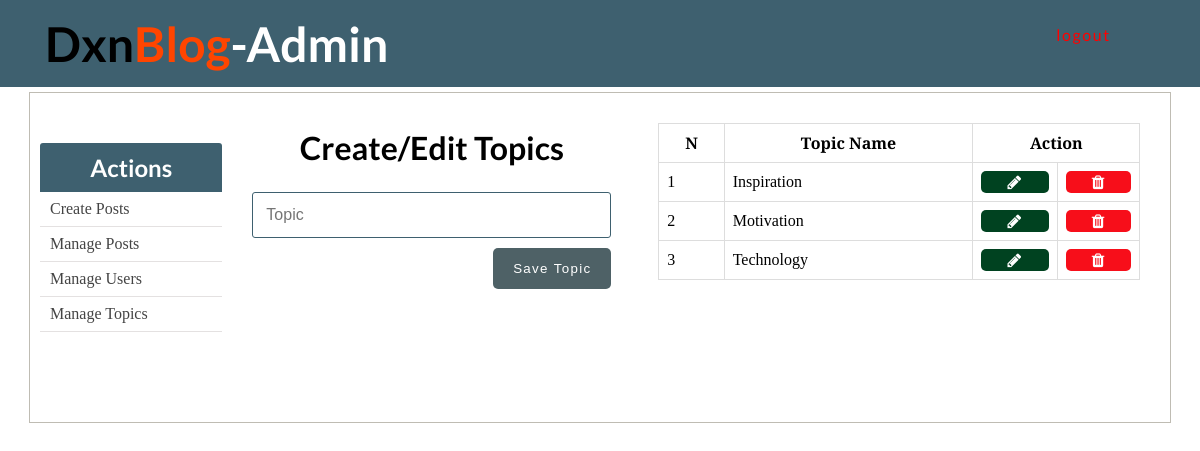
The page /admin/topics.php on the database its author committed.
### tables this page shows
CREATE TABLE `topics` (
  `id` int(11) NOT NULL,
  `name` varchar(255) NOT NULL,
  `slug` varchar(255) NOT NULL
);

### admin/includes/admin_functions.php (called while the page is built, shortened)
<?php
$isEditingTopic = false;
$topic_name = "";
function getAllTopics() {
	global $conn;
	$sql = "SELECT * FROM topics";
	$result = mysqli_query($conn, $sql);
	$topics = mysqli_fetch_all($result, MYSQLI_ASSOC);
	return $topics;
}
?>

### admin/topics.php (the view, shortened to what this page needs)
<?php  include('../config.php'); ?>
<?php  include(ROOT_PATH . '/admin/includes/admin_functions.php'); ?>
<?php include(ROOT_PATH . '/admin/includes/head_section.php'); ?>
<?php $topics = getAllTopics();	?>
</head>
<body>
	<?php include(ROOT_PATH . '/admin/includes/navbar.php') ?>
	<div class="container content">
		<?php include(ROOT_PATH . '/admin/includes/menu.php') ?>
		<div class="action">
			<h1 class="page-title">Create/Edit Topics</h1>
			<form method="post" action="<?php echo BASE_URL . 'admin/topics.php'; ?>" >
				<input type="text" name="topic_name" value="<?php echo $topic_name; ?>" placeholder="Topic">
				<?php if ($isEditingTopic === true): ?>
					<button type="submit" class="btn" name="update_topic">UPDATE</button>
				<?php else: ?>
					<button type="submit" class="btn" name="create_topic">Save Topic</button>
				<?php endif ?>
			</form>
		</div>
		<div class="table-div">
			<?php if (empty($topics)): ?>
				<h1>No topics in the database.</h1>
			<?php else: ?>
				<table class="table">
					<thead>
						<th>N</th>
						<th>Topic Name</th>
						<th colspan="2">Action</th>
					</thead>
					<tbody>
					<?php foreach ($topics as $key => $topic): ?>
						<tr>
							<td><?php echo $key + 1; ?></td>
							<td><?php echo $topic['name']; ?></td>
							<td>
								<a class="fa fa-pencil btn edit"
									href="topics.php?edit-topic=<?php echo $topic['id'] ?>">
								</a>
							</td>
							<td>
								<a class="fa fa-trash btn delete"
									href="topics.php?delete-topic=<?php echo $topic['id'] ?>">
								</a>
							</td>
						</tr>
					<?php endforeach ?>
					</tbody>
				</table>
			<?php endif ?>
		</div>
	</div>
</body>
</html>

### static/css/admin_styling.css (style rules this page uses)
* { margin: 0px; padding: 0px; }
a { text-decoration: none; }
h1, h2, h3, h4, h5, h6 { font-family: 'Lato', sans-serif; }
form { width: 60%; margin: 5px auto; padding-bottom: 50px; }
form input[type=file], input[type=email], input[type=password], input[type=text], form select, form textarea { width: 100%; display: block; padding: 13px 13px; font-size: 1em; margin: 5px auto 10px; border-radius: 3px; box-sizing : border-box; background: transparent; border: 1px solid #3E606F; }
form button { float: right; margin-left: 24%; }
table { border-collapse: collapse; width: 70%; margin: 20px auto; }
th, td { padding: 8px; text-align: left; border: 1px solid #ddd; }
th { text-align: center; font-family: 'Averia Serif Libre', cursive; }
.btn { color: white; background: #4E6166; text-align: center; border: none; border-radius: 5px; display: block; letter-spacing: .1em; padding: 13px 20px; text-decoration: none; }
.container { width: 95%; margin: 5px auto 50px; border: 1px solid #BFBCB3; padding: 10px 0px 50px; font-family: 'Averia Serif Libre', cursive; }
.container:after { content: ""; display: block; clear: both; }
.container.content .action { width: 35%; float: left; text-align: center; }
.container.content .action form { width: 90%; }
.container.content .action .page-title { margin: 25px; }
.table-div { float: left; width: 47%; }
.table-div table { width: 90%; }
.table-div a.fa { color: white; padding: 3px; }
.table-div .edit { background: #004220; }
.table-div .delete { background: #F70E1A; }

### rows shown on the page
topics: name "Inspiration"
topics: name "Motivation"
topics: name "Technology"
